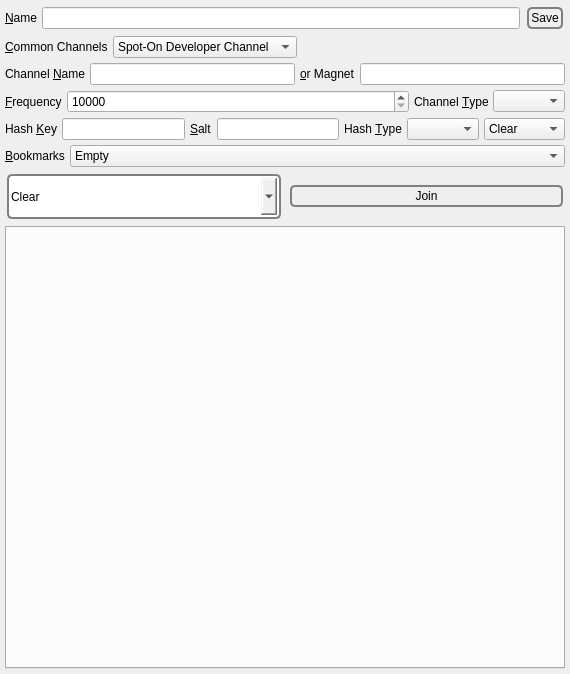
          <widget class="QWidget" name="scrollAreaWidgetContents_5">
           <property name="geometry">
            <rect>
             <x>0</x>
             <y>0</y>
             <width>570</width>
             <height>674</height>
            </rect>
           </property>
           <layout class="QVBoxLayout" name="verticalLayout_54">
            <property name="spacing">
             <number>5</number>
            </property>
            <property name="leftMargin">
             <number>5</number>
            </property>
            <property name="topMargin">
             <number>5</number>
            </property>
            <property name="rightMargin">
             <number>5</number>
            </property>
            <property name="bottomMargin">
             <number>5</number>
            </property>
            <item>
             <layout class="QHBoxLayout" name="horizontalLayout_41">
              <property name="spacing">
               <number>5</number>
              </property>
              <item>
               <widget class="QLabel" name="label_32">
                <property name="text">
                 <string>&amp;Name</string>
                </property>
                <property name="buddy">
                 <cstring>buzzName</cstring>
                </property>
               </widget>
              </item>
              <item>
               <widget class="QLineEdit" name="buzzName">
                <property name="text">
                 <string/>
                </property>
               </widget>
              </item>
              <item>
               <widget class="QPushButton" name="saveBuzzName">
                <property name="styleSheet">
                 <string notr="true">QPushButton {
 border: 2px solid gray;
 background-color: qlineargradient(x1: 0, y1: 0, x2: 0, y2: 1,
                                   stop: 0 #E0E0E0, stop: 1 #FFFFFF);
 border-radius: 5px;
 margin: 2px;
 padding: 2px;
 }

QPushButton:hover { 
background-color: qlineargradient(x1: 0, y1: 0, x2: 0, y2: 1,
                                   stop: 0 rgb(254,229,172), stop: 1 #FFFFFF);
background-position: top center; } 

QPushButton:pressed {
     background-color: darkgrey;
     border-style: inset;
 }</string>
                </property>
                <property name="text">
                 <string>Save</string>
                </property>
                <property name="icon">
                 <iconset resource="../Icons/icons.qrc">
                  <normaloff>:/nuvola/ok.png</normaloff>:/nuvola/ok.png</iconset>
                </property>
               </widget>
              </item>
             </layout>
            </item>
            <item>
             <layout class="QHBoxLayout" name="horizontalLayout_34">
              <property name="spacing">
               <number>5</number>
              </property>
              <item>
               <widget class="QLabel" name="label_82">
                <property name="text">
                 <string>&amp;Common Channels</string>
                </property>
                <property name="buddy">
                 <cstring>commonBuzzChannels</cstring>
                </property>
               </widget>
              </item>
              <item>
               <widget class="QComboBox" name="commonBuzzChannels">
                <property name="sizeAdjustPolicy">
                 <enum>QComboBox::AdjustToContents</enum>
                </property>
                <item>
                 <property name="text">
                  <string notr="true">Spot-On Developer Channel</string>
                 </property>
                </item>
               </widget>
              </item>
              <item>
               <spacer name="horizontalSpacer_64">
                <property name="orientation">
                 <enum>Qt::Horizontal</enum>
                </property>
                <property name="sizeHint" stdset="0">
                 <size>
                  <width>40</width>
                  <height>20</height>
                 </size>
                </property>
               </spacer>
              </item>
             </layout>
            </item>
            <item>
             <layout class="QHBoxLayout" name="horizontalLayout_33">
              <property name="spacing">
               <number>5</number>
              </property>
              <item>
               <widget class="QLabel" name="label_33">
                <property name="text">
                 <string>Channel &amp;Name</string>
                </property>
                <property name="buddy">
                 <cstring>channel</cstring>
                </property>
               </widget>
              </item>
              <item>
               <widget class="QLineEdit" name="channel"/>
              </item>
              <item>
               <widget class="QLabel" name="label_72">
                <property name="text">
                 <string>&amp;or Magnet</string>
                </property>
                <property name="buddy">
                 <cstring>demagnetize</cstring>
                </property>
               </widget>
              </item>
              <item>
               <widget class="QLineEdit" name="demagnetize">
                <property name="toolTip">
                 <string>Demagnetize the link.</string>
                </property>
               </widget>
              </item>
             </layout>
            </item>
            <item>
             <layout class="QHBoxLayout" name="horizontalLayout_40">
              <property name="spacing">
               <number>5</number>
              </property>
              <item>
               <widget class="QLabel" name="label_44">
                <property name="text">
                 <string>&amp;Frequency</string>
                </property>
                <property name="buddy">
                 <cstring>buzzIterationCount</cstring>
                </property>
               </widget>
              </item>
              <item>
               <widget class="QSpinBox" name="buzzIterationCount">
                <property name="sizePolicy">
                 <sizepolicy hsizetype="Expanding" vsizetype="Fixed">
                  <horstretch>0</horstretch>
                  <verstretch>0</verstretch>
                 </sizepolicy>
                </property>
                <property name="minimum">
                 <number>10000</number>
                </property>
                <property name="maximum">
                 <number>999999999</number>
                </property>
               </widget>
              </item>
              <item>
               <widget class="QLabel" name="label_36">
                <property name="text">
                 <string>Channel &amp;Type</string>
                </property>
                <property name="buddy">
                 <cstring>channelType</cstring>
                </property>
               </widget>
              </item>
              <item>
               <widget class="QComboBox" name="channelType">
                <property name="sizeAdjustPolicy">
                 <enum>QComboBox::AdjustToContents</enum>
                </property>
               </widget>
              </item>
             </layout>
            </item>
            <item>
             <layout class="QHBoxLayout" name="horizontalLayout_61">
              <property name="spacing">
               <number>5</number>
              </property>
              <item>
               <widget class="QLabel" name="label_61">
                <property name="text">
                 <string>Hash &amp;Key</string>
                </property>
                <property name="buddy">
                 <cstring>buzzHashKey</cstring>
                </property>
               </widget>
              </item>
              <item>
               <widget class="QLineEdit" name="buzzHashKey"/>
              </item>
              <item>
               <widget class="QLabel" name="label_37">
                <property name="text">
                 <string>&amp;Salt</string>
                </property>
                <property name="buddy">
                 <cstring>channelSalt</cstring>
                </property>
               </widget>
              </item>
              <item>
               <widget class="QLineEdit" name="channelSalt"/>
              </item>
              <item>
               <widget class="QLabel" name="label_62">
                <property name="text">
                 <string>Hash &amp;Type</string>
                </property>
                <property name="buddy">
                 <cstring>buzzHashType</cstring>
                </property>
               </widget>
              </item>
              <item>
               <widget class="QComboBox" name="buzzHashType">
                <property name="sizeAdjustPolicy">
                 <enum>QComboBox::AdjustToContents</enum>
                </property>
               </widget>
              </item>
              <item>
               <widget class="QComboBox" name="buzzActions">
                <property name="styleSheet">
                 <string notr="true"/>
                </property>
                <property name="sizeAdjustPolicy">
                 <enum>QComboBox::AdjustToContents</enum>
                </property>
                <item>
                 <property name="text">
                  <string>Clear</string>
                 </property>
                </item>
                <item>
                 <property name="text">
                  <string>Generate</string>
                 </property>
                </item>
               </widget>
              </item>
             </layout>
            </item>
            <item>
             <layout class="QHBoxLayout" name="horizontalLayout_45">
              <property name="topMargin">
               <number>0</number>
              </property>
              <item>
               <widget class="QLabel" name="label_49">
                <property name="text">
                 <string>&amp;Bookmarks</string>
                </property>
                <property name="buddy">
                 <cstring>favorites</cstring>
                </property>
               </widget>
              </item>
              <item>
               <widget class="QComboBox" name="favorites">
                <property name="sizePolicy">
                 <sizepolicy hsizetype="Expanding" vsizetype="Fixed">
                  <horstretch>0</horstretch>
                  <verstretch>0</verstretch>
                 </sizepolicy>
                </property>
                <property name="sizeAdjustPolicy">
                 <enum>QComboBox::AdjustToContents</enum>
                </property>
                <item>
                 <property name="text">
                  <string notr="true">Empty</string>
                 </property>
                </item>
               </widget>
              </item>
             </layout>
            </item>
            <item>
             <layout class="QHBoxLayout" name="horizontalLayout_28">
              <property name="topMargin">
               <number>0</number>
              </property>
              <item>
               <widget class="QComboBox" name="buzzTools">
                <property name="minimumSize">
                 <size>
                  <width>0</width>
                  <height>49</height>
                 </size>
                </property>
                <property name="styleSheet">
                 <string notr="true">QComboBox#buzzTools {
 border: 2px solid gray;
 background-color: qlineargradient(x1: 0, y1: 0, x2: 0, y2: 1,
                                   stop: 0 #E0E0E0, stop: 1 #FFFFFF);
 border-radius: 5px;
 margin: 2px;
 padding: 2px;
 
 }


QComboBox#buzzTools:hover { 
background-color: qlineargradient(x1: 0, y1: 0, x2: 0, y2: 1,
                                   stop: 0 rgb(254,229,172), stop: 1 #FFFFFF);
background-position: top center; } </string>
                </property>
                <property name="sizeAdjustPolicy">
                 <enum>QComboBox::AdjustToContents</enum>
                </property>
                <item>
                 <property name="text">
                  <string>Clear</string>
                 </property>
                </item>
                <item>
                 <property name="text">
                  <string>Demagnetize</string>
                 </property>
                </item>
                <item>
                 <property name="text">
                  <string>Magnetize</string>
                 </property>
                </item>
                <item>
                 <property name="text">
                  <string>Remove</string>
                 </property>
                </item>
                <item>
                 <property name="text">
                  <string>Remove All</string>
                 </property>
                </item>
               </widget>
              </item>
              <item>
               <widget class="QPushButton" name="join">
                <property name="styleSheet">
                 <string notr="true">QPushButton {
 border: 2px solid gray;
 background-color: qlineargradient(x1: 0, y1: 0, x2: 0, y2: 1,
                                   stop: 0 #E0E0E0, stop: 1 #FFFFFF);
 border-radius: 5px;
 margin: 2px;
 padding: 2px;
 }


QPushButton:hover { 
background-color: qlineargradient(x1: 0, y1: 0, x2: 0, y2: 1,
                                   stop: 0 rgb(254,229,172), stop: 1 #FFFFFF);
background-position: top center; }

QPushButton:pressed {
     background-color: darkgrey;
     border-style: inset;
 } </string>
                </property>
                <property name="text">
                 <string>Join</string>
                </property>
                <property name="icon">
                 <iconset resource="../Icons/icons.qrc">
                  <normaloff>:/nuvola/add.png</normaloff>:/nuvola/add.png</iconset>
                </property>
                <property name="iconSize">
                 <size>
                  <width>40</width>
                  <height>40</height>
                 </size>
                </property>
               </widget>
              </item>
             </layout>
            </item>
            <item>
             <widget class="QTabWidget" name="buzzTab">
              <property name="currentIndex">
               <number>-1</number>
              </property>
              <property name="tabsClosable">
               <bool>true</bool>
              </property>
             </widget>
            </item>
           </layout>
          </widget>
